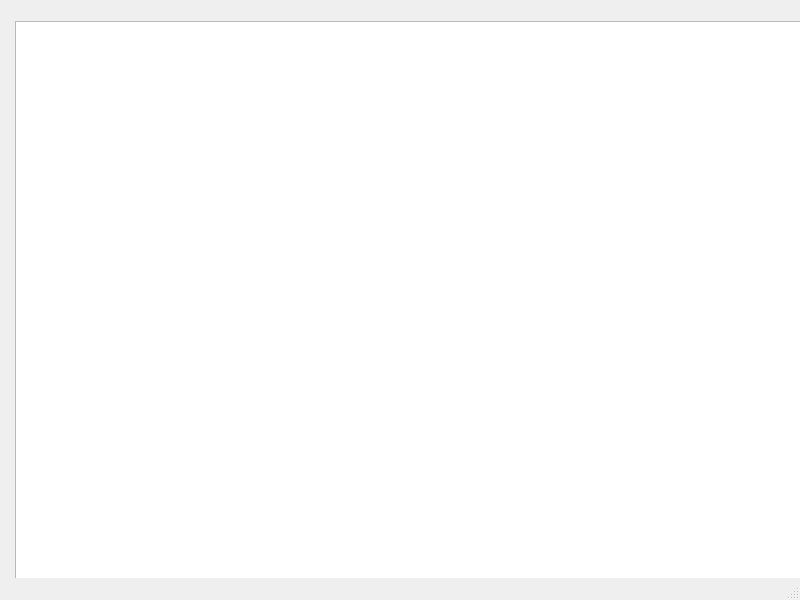
<?xml version="1.0" encoding="UTF-8"?>
<ui version="4.0">
 <class>MainWindow</class>
 <widget class="QMainWindow" name="MainWindow">
  <property name="geometry">
   <rect>
    <x>0</x>
    <y>0</y>
    <width>800</width>
    <height>600</height>
   </rect>
  </property>
  <property name="windowTitle">
   <string>MainWindow</string>
  </property>
  <widget class="QWidget" name="centralwidget">
   <widget class="QGraphicsView" name="graphicsView">
    <property name="geometry">
     <rect>
      <x>15</x>
      <y>21</y>
      <width>1020</width>
      <height>900</height>
     </rect>
    </property>
   </widget>
  </widget>
  <widget class="QMenuBar" name="menubar">
   <property name="geometry">
    <rect>
     <x>0</x>
     <y>0</y>
     <width>800</width>
     <height>20</height>
    </rect>
   </property>
  </widget>
  <widget class="QStatusBar" name="statusbar"/>
 </widget>
 <resources/>
 <connections/>
</ui>
